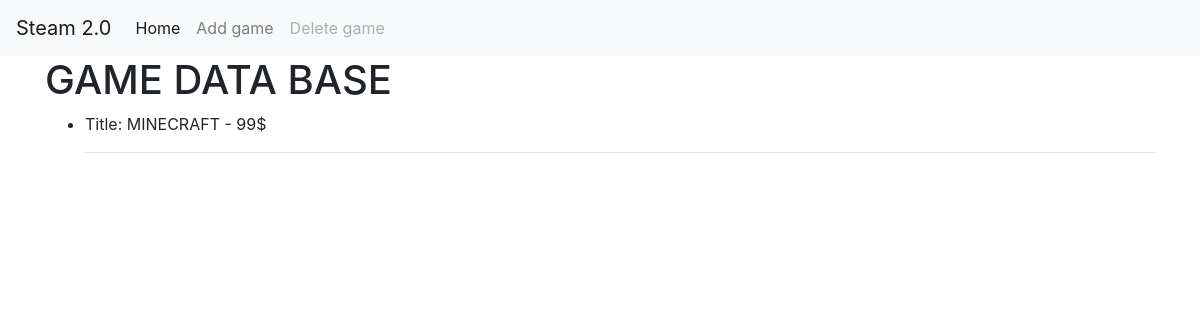
The app's page /, older data.
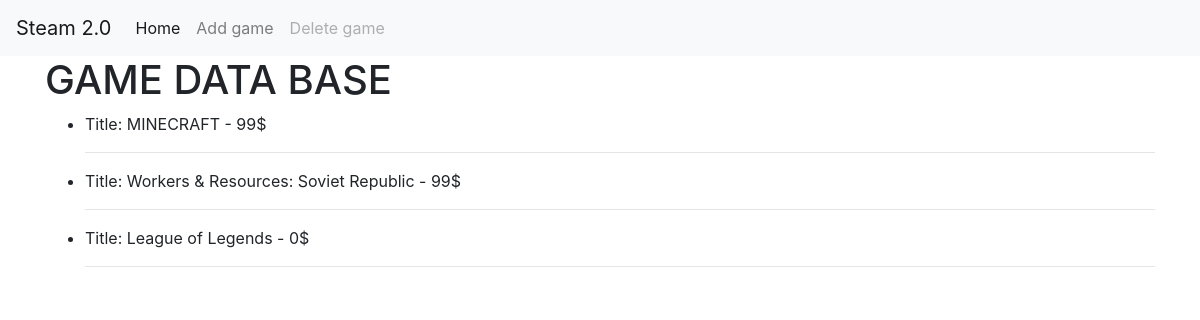
The same page, newer data.
### gamedatabase/models.py (models this page shows, shortened)
class GameDatabase(models.Model):
    title = models.CharField(max_length=99)
    description = models.TextField()
    price = models.IntegerField()

### gamedatabase/views.py (the view)
# urls.py: path("", views.index, name="index"),
def index(request):
    gamedatabase = GameDatabase.objects.all()
    dict = {'gamedatabase':gamedatabase}
    return render(request, "index.html", dict)

### gamedatabase/templates/index.html
{% extends 'base.html' %}
{% block body_block %}
<h1>GAME DATA BASE</h1>
<ul>
    {% for p in gamedatabase %}
    <li>Title: {{ p.title }} - {{ p.price }}$</li>
    <hr>
    {% endfor %}
</ul>
{% endblock %}

### gamedatabase/templates/base.html (shortened to what this page needs)
<!DOCTYPE html>
<html lang="en">
<head>
    <link rel="stylesheet" href="https://cdn.jsdelivr.net/npm/bootstrap@4.3.1/dist/css/bootstrap.min.css">
</head>
<body>
    <nav class="navbar navbar-expand-lg navbar-light bg-light">
        <a class="navbar-brand" href="/">Steam 2.0</a>
        <div class="collapse navbar-collapse" id="navbarNav">
          <ul class="navbar-nav">
            <li class="nav-item active">
              <a class="nav-link" href="/">Home <span class="sr-only">(current)</span></a>
            </li>
            <li class="nav-item">
              <a class="nav-link" href="/newgame">Add game</a>
            </li>
            <li class="nav-item">
              <a class="nav-link disabled" href="#" tabindex="-1" aria-disabled="true">Delete game</a>
            </li>
          </ul>
        </div>
      </nav>
    <div class="container">
        {% block body_block %}
        {% endblock %}
    </div>
</body>
</html>

Row changes from the older to the newer data that the page shows:
added GameDatabase: title "Workers & Resources: Soviet Republic", price "99"
added GameDatabase: title "League of Legends", price "0"
